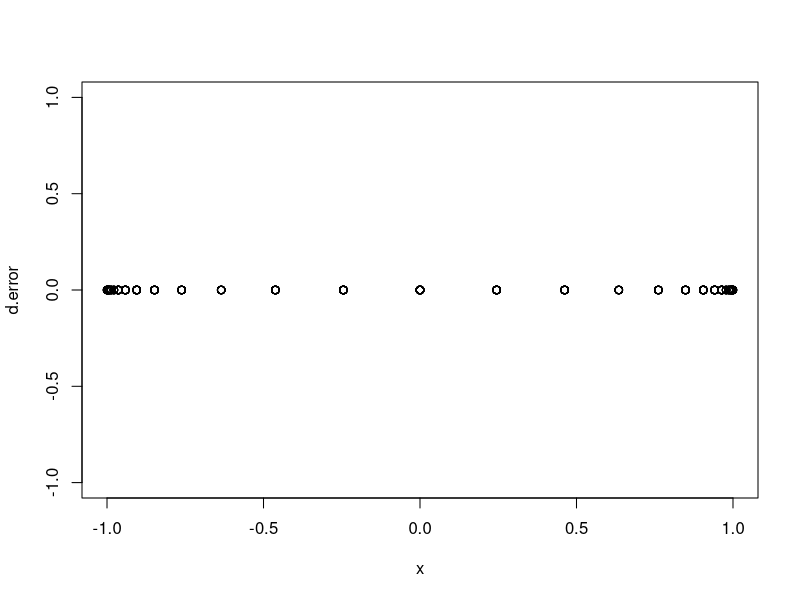

The R source for this figure:
###############################################
## Initial static stage                       #
## 1. Generate All profiles                   #
## 2. Select type of coding                   #
## 3. Select 5 sets based on prior betas      #
###############################################

#clear environment
rm(list=ls())

### 1. State the nr of attributes and their levels (with a vector of all the nr of levels.) 

#Function generating ALL profiles.----------------------
full.profiles<-function (levels_attributes,contrasts) {

  #as list
  levels_attributes<-as.list(levels_attributes)

  #Make list with all atribute levels
  fun<-function (x){return(1:x)}
  levels_attributes<-lapply(X = levels_attributes, fun)

  #generate every combination
  full_design<-as.data.frame(expand.grid(levels_attributes))

  #create factors:
  col_names <- names(full_design)
  full_design[,col_names] <- lapply(full_design[,col_names] , factor)
 
  #contrast list
  con <- list()
  for(i in 1:length(levels_attributes)){
    name <- paste('Var',i,sep='')
    con[name] <- contrasts
  }
  
  #coding
  full_D<-as.data.frame(model.matrix(~ ., full_design, contrasts = con))
  #delete intercept
  full_D<-full_D[,-1]

  return(full_D)

}
full_design<-full.profiles(levels_attributes=c(3,2,4),contrasts= "contr.sum")

### 2. Calculate information and D-efficiency #### 

#Specify:
n_alts=2                                 # alternatives per set
betas=c(1,1.5,-1.5,1,0,1)                      # Beta values 
                                        

# Create all possible choice sets 
full.choice.sets<- function(){

fun<-function (x){return(1:x)}
N.row.design<-nrow(full_design)

sets.1<-rep(N.row.design,n_alts)
sets.2<-as.list(sets.1)
sets.3<-lapply(X = sets.2, fun)
set.design<-as.data.frame(expand.grid(sets.3))

#to global env
assign("set.design", set.design, envir=globalenv())

#return
return (set.design)
}
all.choice.sets<-full.choice.sets()

# Generate probalilities 
probs<-function (){

if (length(betas)!=length(full_design)){return ("betas not correct")}

#create vector with all Utilities
N.row.design<-nrow(full_design)
utilities<-as.vector(N.row.design)
for (i in 1:N.row.design){utilities[i]<-sum(betas * full_design[i,])}  

#vector with total utilities per set 
total.U.set<-numeric(nrow(set.design))

for (set in 1: nrow(set.design)){
  for (alt in 1: n_alts){
    prob.alt<-exp(utilities[set.design[set,alt]])
    total.U.set[set]<-total.U.set[set]+prob.alt
  }
}

#probabilities per alternative per set
probs.per.set<-as.data.frame(matrix(nrow = nrow(set.design),ncol=n_alts))

for (set in 1: nrow(set.design)){
  for (alt in 1: n_alts){
    probs.per.set[set,alt]<-exp(utilities[set.design[set,alt]])/total.U.set[set]
  }
}

return(probs.per.set)

}
probs.per.set<-probs()

# Information matrix for a choice set
Fish.inf<- function (set){

prs.s<-as.numeric(probs.per.set[set,])
#P1
prs.diag<-diag(prs.s)

#P1 - p1p1'
M1<-(prs.s %*% t(prs.s))
M2<-prs.diag - M1 

#X'1(P1-p1p1')X1 = information matrix 
X<-matrix(nrow=n_alts,ncol=length(betas))
for(alt in 1:n_alts){ X[alt,]<-as.numeric(full_design[set.design[set,alt],])}
M3<-t(X) %*% M2 
M<-M3%*%X

return(M)

}
information<-Fish.inf(set = 2)

# D-error for all choice sets
  #create vector to store
d.error<-as.vector((nrow(set.design)))
  
for (set in 1: nrow(set.design)){
     
    info<-Fish.inf(set)
    d.error[set]<-det(info)
  }

d.error

#plot
diff.prob<-probs.per.set[1]-probs.per.set[2]
x<-diff.prob$V1

plot(x,d.error,ylim = c(min(d.error),max(d.error)))



